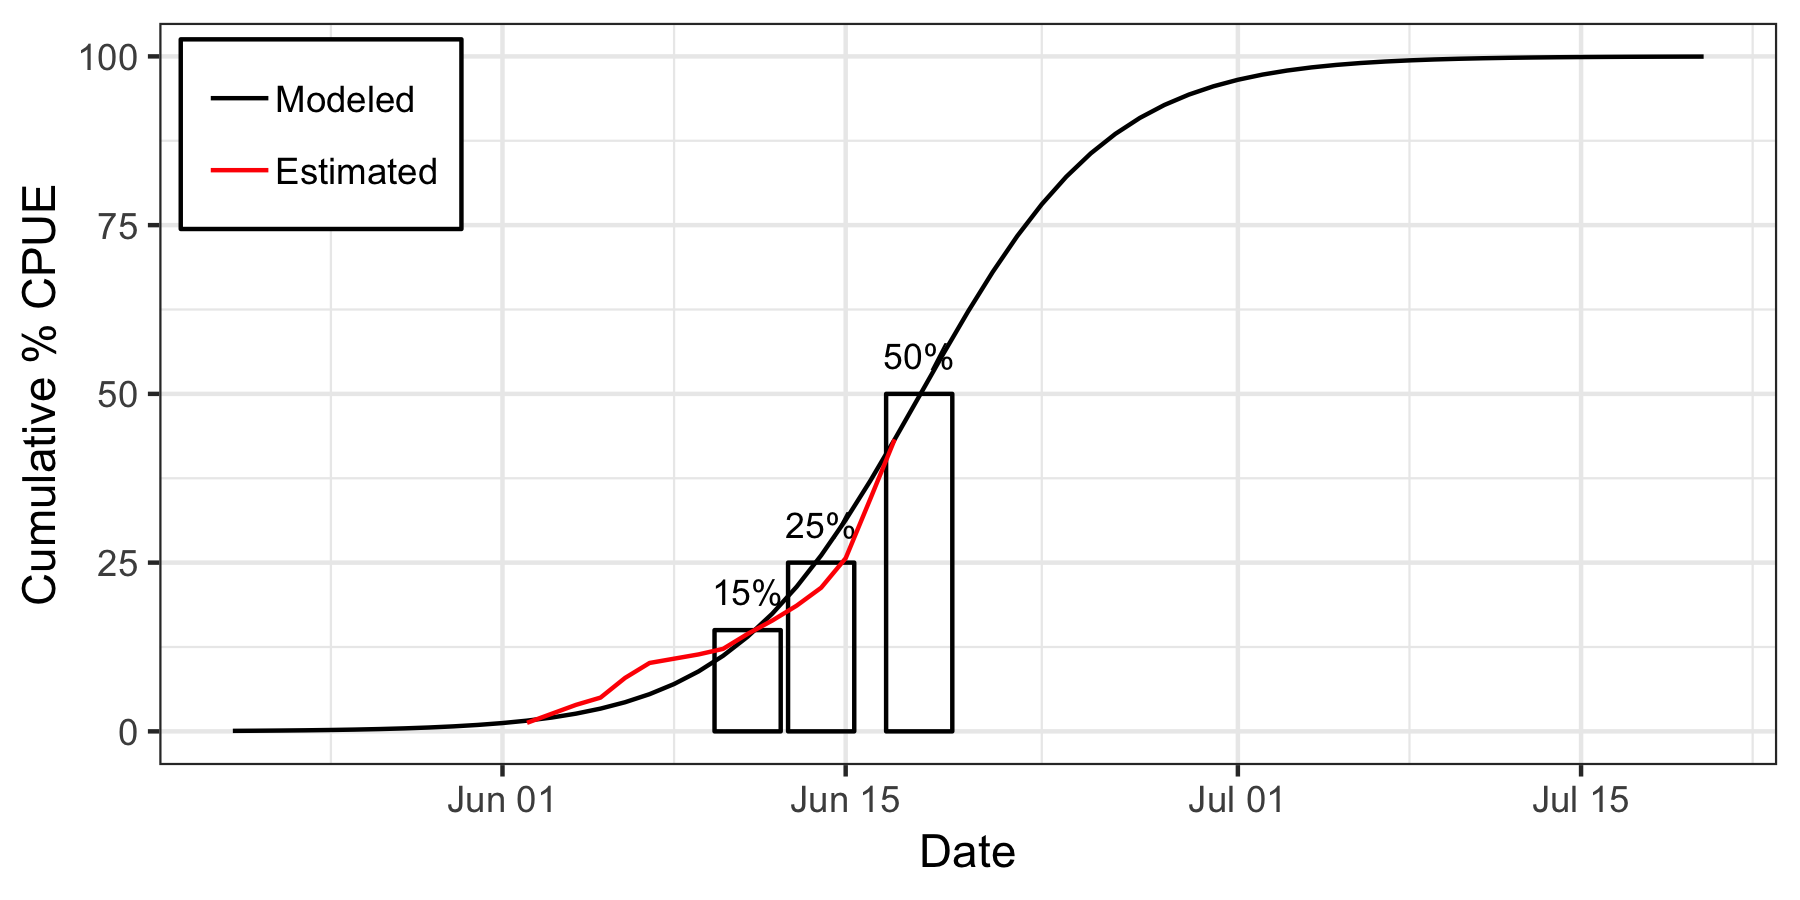

Write the R code that produced this figure.
#' daily_forecast.R
#'
#' Code for generating the daily forecast.

library(ggplot2)
library(readr)
library(dplyr)

# Load data
inseason <- read_csv("data/lytf.csv") %>% 
  mutate(ccpue = cumsum(cpue))
logistic_curve <- read_csv("may_forecast/logistic_curve.csv")
predictions <- read.csv("may_forecast/predictions.csv")

# Calculate estimated pccpue
today <- tail(inseason, n = 1)$day
ccpue <- tail(inseason, n = 1)$ccpue

final_ccpue <- (ccpue / (logistic_curve[logistic_curve$day == today,"pccpue"] / 100))[[1]]

estimated <- inseason %>% 
  mutate(pccpue = ccpue / final_ccpue)


# Export estimated pccpues for Chart1
write.table(subset(estimated, day >= 1)$pccpue * 100, row.names = FALSE, col.names = FALSE, file = "daily_forecast/estimated.csv")

# Write cumulative CPUEs for Chart 2
write.table(inseason[inseason$day >= 1,"ccpue"], row.names = FALSE, col.names = FALSE, file = "daily_forecast/cumulative_cpue.csv")

# Subset the columns for later use
estimated <- estimated %>% 
  select(day, pccpue)

# Plot
logistic_curve %>% 
  mutate(date = as.Date(date))

predictions$percent <- c(15, 25, 50)
predictions$label <- paste0(c(15, 25, 50), "%")
predictions$date <- as.Date(predictions$prediction, format = "%j", origin = as.Date("2016-05-31"))

estimated$date <- as.Date(estimated$day, format = "%j", origin = as.Date("2016-05-31"))
estimated$pccpue <- estimated$pccpue * 100

logistic_curve$curve <- "Modeled"
estimated$curve <- "Estimated"
combined <- rbind(logistic_curve,
                  estimated)
combined$curve <- ordered(combined$curve, level = c("Modeled", "Estimated"))
#
# date_annotation <- tail(estimated, 1)
# date_annotation$label <- format(date_annotation[1,"date"], "%b %d")

ggplot() +
  geom_bar(data = predictions, aes(date, percent), stat = "identity", fill = NA, color = "black") +
  geom_text(data = predictions, aes(date, percent, label = label), vjust = -1, size = 3) +
  geom_line(data = combined, aes(date, pccpue, color = curve)) +
  # geom_text(data = date_annotation, aes(date, pccpue + 1, label = label), angle = 90, hjust = 0, size = 2) +
  scale_color_manual(values = c("black", "red")) +
  labs(x = "Date", y = "Cumulative % CPUE") +
  theme_bw() +
  theme(legend.position = c(.10,.85),
        legend.title = element_blank(),
        legend.background = element_rect(fill = NULL, linetype = "solid", color = "black"))

ggsave("daily_forecast/daily_forecast.png", width = 6, height = 3)

# Chart 2: Finaly CPUE time series
final_cpue <- data.frame(day = inseason$day,
                         estimate = inseason$ccpue / (logistic_curve[logistic_curve$day %in% inseason$day,"pccpue"][[1]] / 100))
final_cpue$date <- as.Date(final_cpue$day, format = "%j", origin = as.Date("2016-05-31"))

ggplot(final_cpue, aes(date, estimate)) +
  geom_point() +
  geom_line() +
  labs(x = "Date", y = "Estimated Total CPUE") +
  theme_bw()

ggsave("daily_forecast/final_cpue.png", width = 6, height = 3)

